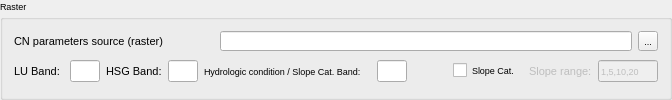
           <widget class="QGroupBox" name="groupBox_raster">
            <property name="sizePolicy">
             <sizepolicy hsizetype="Fixed" vsizetype="Expanding">
              <horstretch>0</horstretch>
              <verstretch>0</verstretch>
             </sizepolicy>
            </property>
            <property name="minimumSize">
             <size>
              <width>0</width>
              <height>73</height>
             </size>
            </property>
            <property name="font">
             <font>
              <pointsize>7</pointsize>
             </font>
            </property>
            <property name="title">
             <string>Raster</string>
            </property>
            <property name="checkable">
             <bool>false</bool>
            </property>
            <layout class="QVBoxLayout" name="verticalLayout_4">
             <item>
              <layout class="QHBoxLayout" name="horizontalLayout_7">
               <item>
                <widget class="QLabel" name="label_cn_raster">
                 <property name="minimumSize">
                  <size>
                   <width>200</width>
                   <height>20</height>
                  </size>
                 </property>
                 <property name="font">
                  <font>
                   <pointsize>8</pointsize>
                   <weight>50</weight>
                   <bold>false</bold>
                   <kerning>true</kerning>
                  </font>
                 </property>
                 <property name="text">
                  <string>CN parameters source (raster)</string>
                 </property>
                </widget>
               </item>
               <item>
                <widget class="QLineEdit" name="lineEdit_cn_raster">
                 <property name="minimumSize">
                  <size>
                   <width>160</width>
                   <height>20</height>
                  </size>
                 </property>
                </widget>
               </item>
               <item>
                <widget class="QToolButton" name="toolButton_browse_cn_raster">
                 <property name="sizePolicy">
                  <sizepolicy hsizetype="Preferred" vsizetype="Fixed">
                   <horstretch>0</horstretch>
                   <verstretch>0</verstretch>
                  </sizepolicy>
                 </property>
                 <property name="maximumSize">
                  <size>
                   <width>20</width>
                   <height>20</height>
                  </size>
                 </property>
                 <property name="text">
                  <string>...</string>
                 </property>
                </widget>
               </item>
              </layout>
             </item>
             <item>
              <layout class="QHBoxLayout" name="horizontalLayout_28">
               <item>
                <layout class="QHBoxLayout" name="horizontalLayout_2">
                 <item>
                  <widget class="QLabel" name="label_lu">
                   <property name="minimumSize">
                    <size>
                     <width>50</width>
                     <height>20</height>
                    </size>
                   </property>
                   <property name="maximumSize">
                    <size>
                     <width>100</width>
                     <height>16777215</height>
                    </size>
                   </property>
                   <property name="font">
                    <font>
                     <pointsize>8</pointsize>
                     <weight>50</weight>
                     <bold>false</bold>
                     <kerning>true</kerning>
                    </font>
                   </property>
                   <property name="text">
                    <string>LU Band:</string>
                   </property>
                  </widget>
                 </item>
                 <item>
                  <widget class="QLineEdit" name="lineEdit_lu">
                   <property name="minimumSize">
                    <size>
                     <width>30</width>
                     <height>20</height>
                    </size>
                   </property>
                   <property name="maximumSize">
                    <size>
                     <width>30</width>
                     <height>16777215</height>
                    </size>
                   </property>
                   <property name="text">
                    <string/>
                   </property>
                  </widget>
                 </item>
                </layout>
               </item>
               <item>
                <layout class="QHBoxLayout" name="horizontalLayout">
                 <item>
                  <widget class="QLabel" name="label_hsg">
                   <property name="minimumSize">
                    <size>
                     <width>50</width>
                     <height>20</height>
                    </size>
                   </property>
                   <property name="maximumSize">
                    <size>
                     <width>100</width>
                     <height>16777215</height>
                    </size>
                   </property>
                   <property name="font">
                    <font>
                     <pointsize>8</pointsize>
                     <weight>50</weight>
                     <bold>false</bold>
                     <kerning>true</kerning>
                    </font>
                   </property>
                   <property name="text">
                    <string>HSG Band:</string>
                   </property>
                  </widget>
                 </item>
                 <item>
                  <widget class="QLineEdit" name="lineEdit_hsg">
                   <property name="minimumSize">
                    <size>
                     <width>30</width>
                     <height>20</height>
                    </size>
                   </property>
                   <property name="maximumSize">
                    <size>
                     <width>30</width>
                     <height>16777215</height>
                    </size>
                   </property>
                   <property name="text">
                    <string/>
                   </property>
                  </widget>
                 </item>
                </layout>
               </item>
               <item>
                <layout class="QHBoxLayout" name="horizontalLayout_3">
                 <item>
                  <widget class="QLabel" name="label_elev">
                   <property name="minimumSize">
                    <size>
                     <width>167</width>
                     <height>20</height>
                    </size>
                   </property>
                   <property name="maximumSize">
                    <size>
                     <width>16777215</width>
                     <height>16777215</height>
                    </size>
                   </property>
                   <property name="font">
                    <font>
                     <pointsize>7</pointsize>
                     <weight>50</weight>
                     <bold>false</bold>
                     <kerning>true</kerning>
                    </font>
                   </property>
                   <property name="text">
                    <string>Hydrologic condition / Slope Cat. Band:</string>
                   </property>
                  </widget>
                 </item>
                 <item>
                  <widget class="QLineEdit" name="lineEdit_elev">
                   <property name="minimumSize">
                    <size>
                     <width>30</width>
                     <height>20</height>
                    </size>
                   </property>
                   <property name="maximumSize">
                    <size>
                     <width>30</width>
                     <height>16777215</height>
                    </size>
                   </property>
                   <property name="text">
                    <string/>
                   </property>
                  </widget>
                 </item>
                </layout>
               </item>
               <item>
                <spacer name="horizontalSpacer">
                 <property name="orientation">
                  <enum>Qt::Horizontal</enum>
                 </property>
                 <property name="sizeHint" stdset="0">
                  <size>
                   <width>40</width>
                   <height>20</height>
                  </size>
                 </property>
                </spacer>
               </item>
               <item>
                <widget class="QCheckBox" name="checkBox_slope_cat">
                 <property name="minimumSize">
                  <size>
                   <width>70</width>
                   <height>0</height>
                  </size>
                 </property>
                 <property name="text">
                  <string>Slope Cat.</string>
                 </property>
                </widget>
               </item>
               <item>
                <layout class="QHBoxLayout" name="horizontalLayout_14">
                 <item>
                  <widget class="QLabel" name="label_slope">
                   <property name="enabled">
                    <bool>false</bool>
                   </property>
                   <property name="minimumSize">
                    <size>
                     <width>60</width>
                     <height>20</height>
                    </size>
                   </property>
                   <property name="maximumSize">
                    <size>
                     <width>100</width>
                     <height>16777215</height>
                    </size>
                   </property>
                   <property name="font">
                    <font>
                     <pointsize>8</pointsize>
                     <weight>50</weight>
                     <bold>false</bold>
                     <kerning>true</kerning>
                    </font>
                   </property>
                   <property name="text">
                    <string>Slope range:</string>
                   </property>
                  </widget>
                 </item>
                 <item>
                  <widget class="QLineEdit" name="lineEdit_slope">
                   <property name="enabled">
                    <bool>false</bool>
                   </property>
                   <property name="minimumSize">
                    <size>
                     <width>50</width>
                     <height>0</height>
                    </size>
                   </property>
                   <property name="maximumSize">
                    <size>
                     <width>60</width>
                     <height>16777215</height>
                    </size>
                   </property>
                   <property name="text">
                    <string>1,5,10,20</string>
                   </property>
                  </widget>
                 </item>
                </layout>
               </item>
              </layout>
             </item>
            </layout>
           </widget>
